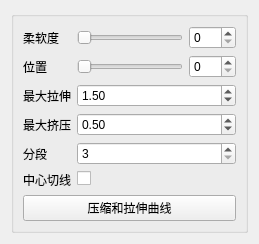
<?xml version="1.0" encoding="UTF-8"?>
<ui version="4.0">
 <class>Form</class>
 <widget class="QWidget" name="Form">
  <property name="geometry">
   <rect>
    <x>0</x>
    <y>0</y>
    <width>259</width>
    <height>224</height>
   </rect>
  </property>
  <property name="windowTitle">
   <string>表单</string>
  </property>
  <layout class="QGridLayout" name="gridLayout">
   <item row="0" column="0">
    <widget class="QGroupBox" name="groupBox">
     <property name="title">
      <string/>
     </property>
     <layout class="QGridLayout" name="gridLayout_2">
      <item row="0" column="0">
       <layout class="QVBoxLayout" name="verticalLayout">
        <item>
         <layout class="QFormLayout" name="formLayout">
          <property name="fieldGrowthPolicy">
           <enum>QFormLayout::AllNonFixedFieldsGrow</enum>
          </property>
          <item row="0" column="0">
           <widget class="QLabel" name="softness_label">
            <property name="text">
             <string>柔软度</string>
            </property>
           </widget>
          </item>
          <item row="0" column="1">
           <layout class="QHBoxLayout" name="horizontalLayout_3">
            <item>
             <widget class="QSlider" name="softness_slider">
              <property name="minimumSize">
               <size>
                <width>0</width>
                <height>15</height>
               </size>
              </property>
              <property name="maximum">
               <number>100</number>
              </property>
              <property name="orientation">
               <enum>Qt::Horizontal</enum>
              </property>
             </widget>
            </item>
            <item>
             <widget class="QSpinBox" name="softness_spinBox">
              <property name="maximum">
               <number>100</number>
              </property>
             </widget>
            </item>
           </layout>
          </item>
          <item row="1" column="0">
           <widget class="QLabel" name="softness_label_2">
            <property name="text">
             <string>位置</string>
            </property>
           </widget>
          </item>
          <item row="1" column="1">
           <layout class="QHBoxLayout" name="horizontalLayout_4">
            <item>
             <widget class="QSlider" name="position_slider">
              <property name="minimumSize">
               <size>
                <width>0</width>
                <height>15</height>
               </size>
              </property>
              <property name="maximum">
               <number>100</number>
              </property>
              <property name="orientation">
               <enum>Qt::Horizontal</enum>
              </property>
             </widget>
            </item>
            <item>
             <widget class="QSpinBox" name="position_spinBox">
              <property name="maximum">
               <number>100</number>
              </property>
             </widget>
            </item>
           </layout>
          </item>
          <item row="2" column="0">
           <widget class="QLabel" name="maxStretch_label">
            <property name="sizePolicy">
             <sizepolicy hsizetype="MinimumExpanding" vsizetype="MinimumExpanding">
              <horstretch>0</horstretch>
              <verstretch>0</verstretch>
             </sizepolicy>
            </property>
            <property name="text">
             <string>最大拉伸</string>
            </property>
           </widget>
          </item>
          <item row="2" column="1">
           <widget class="QDoubleSpinBox" name="maxStretch_spinBox">
            <property name="sizePolicy">
             <sizepolicy hsizetype="MinimumExpanding" vsizetype="Fixed">
              <horstretch>0</horstretch>
              <verstretch>0</verstretch>
             </sizepolicy>
            </property>
            <property name="minimum">
             <double>1.000000000000000</double>
            </property>
            <property name="singleStep">
             <double>0.100000000000000</double>
            </property>
            <property name="value">
             <double>1.500000000000000</double>
            </property>
           </widget>
          </item>
          <item row="3" column="0">
           <widget class="QLabel" name="maxSquash_label">
            <property name="sizePolicy">
             <sizepolicy hsizetype="MinimumExpanding" vsizetype="MinimumExpanding">
              <horstretch>0</horstretch>
              <verstretch>0</verstretch>
             </sizepolicy>
            </property>
            <property name="text">
             <string>最大挤压</string>
            </property>
           </widget>
          </item>
          <item row="3" column="1">
           <widget class="QDoubleSpinBox" name="maxSquash_spinBox">
            <property name="sizePolicy">
             <sizepolicy hsizetype="MinimumExpanding" vsizetype="Fixed">
              <horstretch>0</horstretch>
              <verstretch>0</verstretch>
             </sizepolicy>
            </property>
            <property name="minimum">
             <double>0.100000000000000</double>
            </property>
            <property name="maximum">
             <double>1.000000000000000</double>
            </property>
            <property name="singleStep">
             <double>0.100000000000000</double>
            </property>
            <property name="value">
             <double>0.500000000000000</double>
            </property>
           </widget>
          </item>
          <item row="4" column="0">
           <widget class="QLabel" name="divisions_label">
            <property name="text">
             <string>分段</string>
            </property>
           </widget>
          </item>
          <item row="4" column="1">
           <widget class="QSpinBox" name="division_spinBox">
            <property name="sizePolicy">
             <sizepolicy hsizetype="Expanding" vsizetype="Fixed">
              <horstretch>0</horstretch>
              <verstretch>0</verstretch>
             </sizepolicy>
            </property>
            <property name="minimum">
             <number>3</number>
            </property>
            <property name="value">
             <number>3</number>
            </property>
           </widget>
          </item>
          <item row="5" column="0">
           <widget class="QLabel" name="centralTangent_label">
            <property name="text">
             <string>中心切线</string>
            </property>
           </widget>
          </item>
          <item row="5" column="1">
           <widget class="QCheckBox" name="centralTangent_checkBox">
            <property name="text">
             <string/>
            </property>
           </widget>
          </item>
         </layout>
        </item>
        <item>
         <widget class="QPushButton" name="squashStretchProfile_pushButton">
          <property name="text">
           <string>压缩和拉伸曲线</string>
          </property>
         </widget>
        </item>
       </layout>
      </item>
      <item row="1" column="0">
       <spacer name="verticalSpacer">
        <property name="orientation">
         <enum>Qt::Vertical</enum>
        </property>
        <property name="sizeHint" stdset="0">
         <size>
          <width>20</width>
          <height>40</height>
         </size>
        </property>
       </spacer>
      </item>
     </layout>
    </widget>
   </item>
  </layout>
 </widget>
 <resources/>
 <connections>
  <connection>
   <sender>softness_slider</sender>
   <signal>sliderMoved(int)</signal>
   <receiver>softness_spinBox</receiver>
   <slot>setValue(int)</slot>
   <hints>
    <hint type="sourcelabel">
     <x>187</x>
     <y>30</y>
    </hint>
    <hint type="destinationlabel">
     <x>235</x>
     <y>28</y>
    </hint>
   </hints>
  </connection>
  <connection>
   <sender>softness_spinBox</sender>
   <signal>valueChanged(int)</signal>
   <receiver>softness_slider</receiver>
   <slot>setValue(int)</slot>
   <hints>
    <hint type="sourcelabel">
     <x>235</x>
     <y>20</y>
    </hint>
    <hint type="destinationlabel">
     <x>187</x>
     <y>20</y>
    </hint>
   </hints>
  </connection>
  <connection>
   <sender>position_slider</sender>
   <signal>valueChanged(int)</signal>
   <receiver>position_spinBox</receiver>
   <slot>setValue(int)</slot>
   <hints>
    <hint type="sourcelabel">
     <x>156</x>
     <y>50</y>
    </hint>
    <hint type="destinationlabel">
     <x>208</x>
     <y>50</y>
    </hint>
   </hints>
  </connection>
  <connection>
   <sender>position_spinBox</sender>
   <signal>valueChanged(int)</signal>
   <receiver>position_slider</receiver>
   <slot>setValue(int)</slot>
   <hints>
    <hint type="sourcelabel">
     <x>218</x>
     <y>56</y>
    </hint>
    <hint type="destinationlabel">
     <x>176</x>
     <y>54</y>
    </hint>
   </hints>
  </connection>
  <connection>
   <sender>softness_slider</sender>
   <signal>valueChanged(int)</signal>
   <receiver>softness_spinBox</receiver>
   <slot>setValue(int)</slot>
   <hints>
    <hint type="sourcelabel">
     <x>97</x>
     <y>23</y>
    </hint>
    <hint type="destinationlabel">
     <x>207</x>
     <y>23</y>
    </hint>
   </hints>
  </connection>
 </connections>
</ui>
